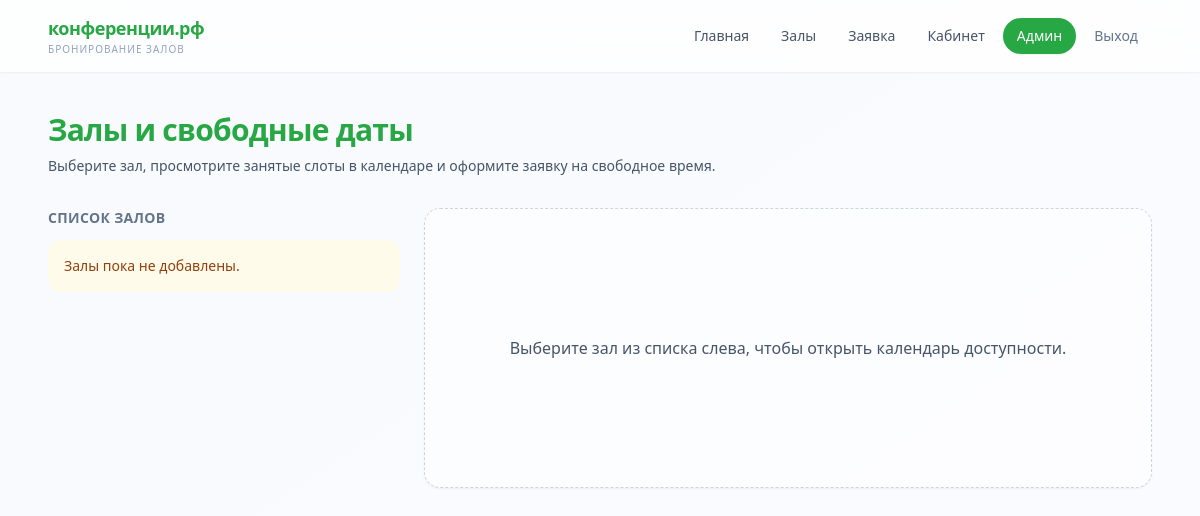
The page /halls/ (signed in) on the database as committed earlier.
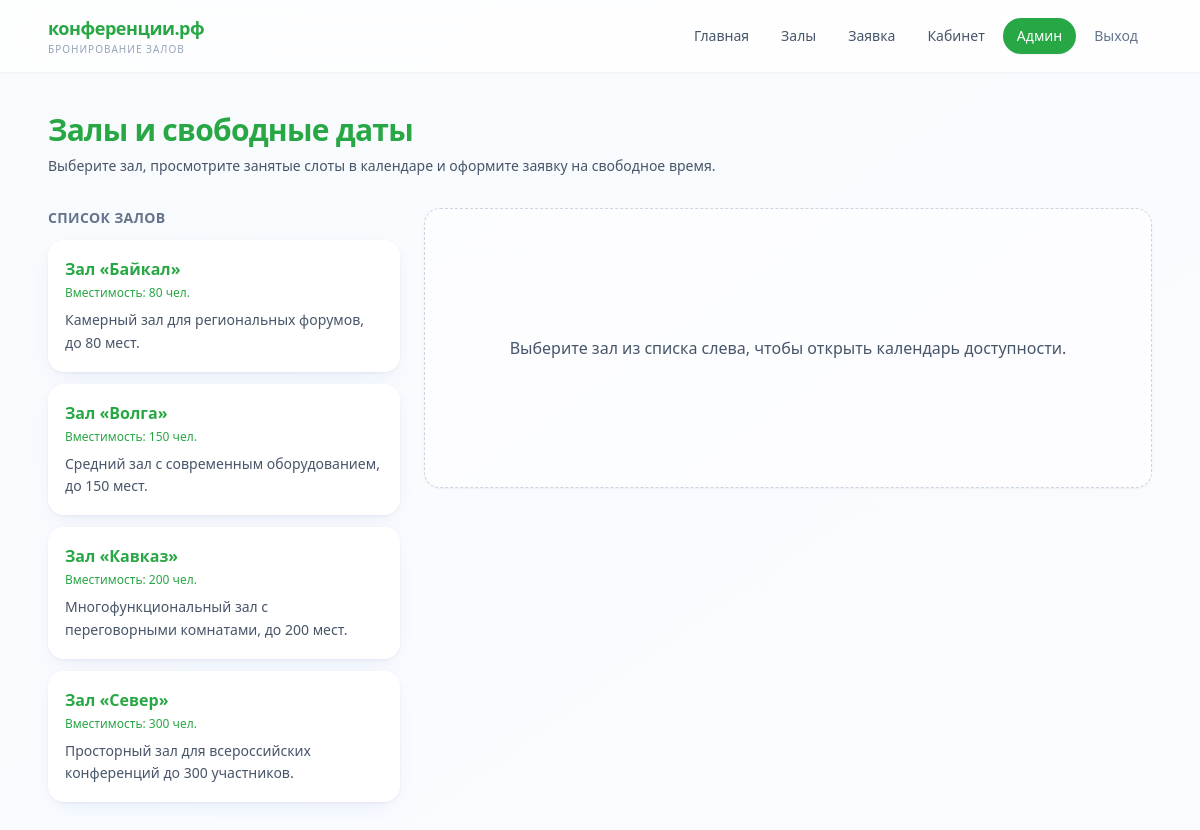
The same page on the database as committed later.
### portal/models.py (models this page shows, shortened)
class Room(models.Model):
    name = models.CharField(max_length=200, verbose_name='Название')
    description = models.TextField(blank=True, verbose_name='Описание')
    capacity = models.PositiveIntegerField(default=100, verbose_name='Вместимость')
    is_active = models.BooleanField(default=True, verbose_name='Доступен')
    class Meta:
        verbose_name = 'Зал'
        verbose_name_plural = 'Залы'
        ordering = ['name']

### portal/views.py (the view)
# urls.py: path('halls/', views.halls, name='halls'),
@login_required
def halls(request):
    rooms = Room.objects.filter(is_active=True)
    selected_room_id = request.GET.get('room')
    selected_room = None
    if selected_room_id:
        selected_room = get_object_or_404(Room, pk=selected_room_id, is_active=True)
    return render(request, 'halls.html', {
        'rooms': rooms,
        'selected_room': selected_room,
    })

### templates/halls.html (shortened to what this page needs)
{% extends 'base.html' %}
{% load static %}
{% block content %}
<header class="mb-8">
    <h1 class="text-2xl font-bold tracking-tight text-brand-950 sm:text-3xl">Залы и свободные даты</h1>
    <p class="mt-2 max-w-2xl text-sm text-slate-600">Выберите зал, просмотрите занятые слоты в календаре и оформите заявку на свободное время.</p>
</header>
<section class="grid grid-cols-1 gap-6 lg:grid-cols-3">
    <aside class="space-y-3 lg:col-span-1">
        <h2 class="text-sm font-bold uppercase tracking-wide text-slate-500">Список залов</h2>
        {% for room in rooms %}
        <a href="?room={{ room.pk }}"
           class="block rounded-2xl border bg-white/90 p-4 shadow-card backdrop-blur-sm transition hover:-translate-y-0.5 hover:shadow-soft {% if selected_room and selected_room.pk == room.pk %}border-brand-400 ring-2 ring-brand-500/30{% else %}border-white/80 hover:border-brand-200{% endif %}">
            <p class="font-semibold text-brand-900">{{ room.name }}</p>
            <p class="mt-1 text-xs font-medium text-brand-600">Вместимость: {{ room.capacity }} чел.</p>
            <p class="mt-2 text-sm leading-relaxed text-slate-600">{{ room.description|truncatewords:15 }}</p>
        </a>
        {% empty %}
        <p class="rounded-xl bg-amber-50 p-4 text-sm text-amber-800">Залы пока не добавлены.</p>
        {% endfor %}
    </aside>
    <section class="lg:col-span-2">
        {% if selected_room %}
        <article class="overflow-hidden rounded-2xl border border-white/80 bg-white/90 shadow-card backdrop-blur-sm" id="calendar-app"
                 data-room-id="{{ selected_room.pk }}"
                 data-room-name="{{ selected_room.name }}"
                 data-availability-url="{% url 'hall_availability' selected_room.pk %}">
            <header class="flex flex-wrap items-center justify-between gap-3 border-b border-slate-100 bg-gradient-to-r from-brand-50/80 to-white px-5 py-4">
                <h2 class="text-lg font-semibold text-brand-900">{{ selected_room.name }}</h2>
                <nav class="flex flex-wrap items-center gap-2 text-sm">
                    <button type="button" id="cal-prev" class="rounded-lg border border-slate-200 bg-white px-3 py-1.5 font-medium text-slate-700 shadow-sm transition hover:bg-slate-50">Пред.</button>
                    <span id="cal-title" class="min-w-[120px] text-center font-semibold text-slate-700"></span>
                    <button type="button" id="cal-next" class="rounded-lg border border-slate-200 bg-white px-3 py-1.5 font-medium text-slate-700 shadow-sm transition hover:bg-slate-50">След.</button>
                </nav>
            </header>
            <div class="overflow-x-auto p-4">
                <table class="calendar-table w-full min-w-[280px] overflow-hidden rounded-xl text-sm shadow-inner" id="cal-grid">
                    <thead>
                        <tr class="bg-slate-100">
                            <th class="py-2 font-semibold text-slate-600">Пн</th>
                            <th class="py-2 font-semibold text-slate-600">Вт</th>
                            <th class="py-2 font-semibold text-slate-600">Ср</th>
                            <th class="py-2 font-semibold text-slate-600">Чт</th>
                            <th class="py-2 font-semibold text-slate-600">Пт</th>
                            <th class="py-2 font-semibold text-slate-600">Сб</th>
                            <th class="py-2 font-semibold text-slate-600">Вс</th>
                        </tr>
                    </thead>
                    <tbody id="cal-body" class="bg-white"></tbody>
                </table>
            </div>
            <section id="slots-panel" class="hidden border-t border-slate-100 bg-slate-50/50 px-5 py-4">
                <h3 class="mb-3 font-medium text-brand-900">Свободные слоты на <span id="selected-date-label" class="text-brand-600"></span></h3>
                <ul id="slots-list" class="mb-4 flex flex-wrap gap-2"></ul>
                <a id="booking-link" href="#" class="hidden inline-flex rounded-xl bg-gradient-to-r from-brand-600 to-brand-700 px-5 py-2.5 text-sm font-semibold text-white shadow-md transition hover:from-brand-700 hover:to-brand-800">Оставить заявку</a>
            </section>
            <footer class="flex flex-wrap items-center gap-4 border-t border-slate-100 px-5 py-3 text-xs text-slate-500">
                <span class="flex items-center gap-1.5"><span class="h-3 w-3 rounded bg-red-200 ring-1 ring-red-300"></span> занято</span>
                <span class="flex items-center gap-1.5"><span class="h-3 w-3 rounded bg-emerald-100 ring-1 ring-emerald-300"></span> свободно</span>
            </footer>
        </article>
        {% else %}
        <article class="flex min-h-[280px] items-center justify-center rounded-2xl border border-dashed border-slate-300 bg-white/60 p-8 text-center text-slate-600 shadow-sm">
            Выберите зал из списка слева, чтобы открыть календарь доступности.
        </article>
        {% endif %}
    </section>
</section>
{% endblock %}

### templates/base.html (shortened to what this page needs)
{% load static %}
<!DOCTYPE html>
<html lang="ru" class="scroll-smooth">
<head>
    <script src="https://cdn.tailwindcss.com"></script>
    <link rel="stylesheet" href="{% static 'css/custom.css' %}">
</head>
<body class="min-h-screen flex flex-col bg-gradient-to-br from-slate-50 via-blue-50/40 to-indigo-50/30 text-slate-800 font-sans antialiased">
    <header class="sticky top-0 z-40 border-b border-white/60 bg-white/75 backdrop-blur-xl shadow-sm">
        <div class="mx-auto flex max-w-6xl flex-wrap items-center justify-between gap-3 px-4 py-3.5 sm:px-6">
            <a href="{% url 'home' %}" class="group flex flex-col">
                <span class="text-lg font-bold tracking-tight text-brand-900 transition group-hover:text-brand-600">конференции.рф</span>
                <span class="text-[10px] font-medium uppercase tracking-widest text-slate-400">бронирование залов</span>
            </a>
            <nav class="flex flex-wrap items-center gap-1 text-sm">
                <a href="{% url 'home' %}" class="rounded-full px-3.5 py-2 font-medium text-slate-600 transition hover:bg-brand-50 hover:text-brand-700">Главная</a>
                {% if user.is_authenticated %}
                    <a href="{% url 'halls' %}" class="rounded-full px-3.5 py-2 font-medium text-slate-600 transition hover:bg-brand-50 hover:text-brand-700">Залы</a>
                    <a href="{% url 'booking_create' %}" class="rounded-full px-3.5 py-2 font-medium text-slate-600 transition hover:bg-brand-50 hover:text-brand-700">Заявка</a>
                    <a href="{% url 'profile' %}" class="rounded-full px-3.5 py-2 font-medium text-slate-600 transition hover:bg-brand-50 hover:text-brand-700">Кабинет</a>
                    {% if user.is_staff %}
                        <a href="{% url 'admin_panel' %}" class="rounded-full bg-brand-600 px-3.5 py-2 font-medium text-white shadow-sm transition hover:bg-brand-700">Админ</a>
                    {% endif %}
                    <a href="{% url 'logout' %}" class="rounded-full px-3.5 py-2 font-medium text-slate-500 transition hover:bg-slate-100">Выход</a>
                {% endif %}
            </nav>
        </div>
    </header>
    <main class="mx-auto w-full max-w-6xl flex-1 px-4 py-8 sm:px-6 sm:py-10">
        {% block content %}{% endblock %}
    </main>
</body>
</html>

Rows that differ between the two databases and show on the page:
added Room: name "Зал «Байкал»", capacity "80", description "Камерный зал для региональных форумов, до 80 мест."
added Room: name "Зал «Волга»", capacity "150", description "Средний зал с современным оборудованием, до 150 мест."
added Room: name "Зал «Кавказ»", capacity "200", description "Многофункциональный зал с переговорными комнатами, до 200 мест."
added Room: name "Зал «Север»", capacity "300", description "Просторный зал для всероссийских конференций до 300 участников."
Other text that changed with them:
text no longer shown: "Залы пока не добавлены."
